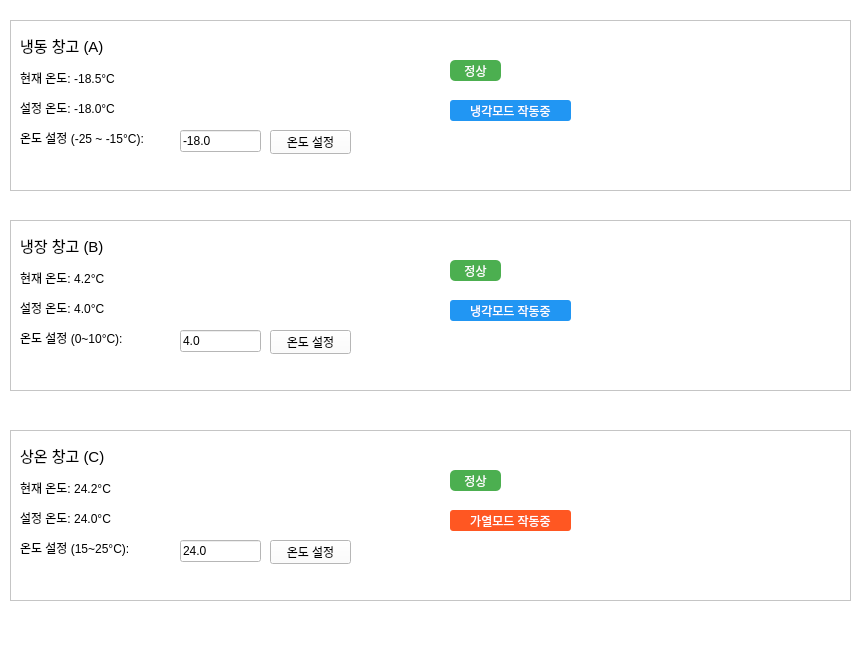
<?xml version="1.0" encoding="UTF-8"?>
<ui version="4.0">
 <class>environment</class>
 <widget class="QWidget" name="environment">
  <property name="geometry">
   <rect>
    <x>0</x>
    <y>0</y>
    <width>861</width>
    <height>651</height>
   </rect>
  </property>
  <property name="windowTitle">
   <string>Form</string>
  </property>
  <property name="styleSheet">
   <string notr="true">background-color: rgb(255, 255, 255);</string>
  </property>
  <widget class="QFrame" name="frame_A">
   <property name="geometry">
    <rect>
     <x>10</x>
     <y>20</y>
     <width>841</width>
     <height>171</height>
    </rect>
   </property>
   <property name="frameShape">
    <enum>QFrame::StyledPanel</enum>
   </property>
   <property name="frameShadow">
    <enum>QFrame::Raised</enum>
   </property>
   <widget class="QLabel" name="label_title_A">
    <property name="geometry">
     <rect>
      <x>10</x>
      <y>10</y>
      <width>391</width>
      <height>31</height>
     </rect>
    </property>
    <property name="font">
     <font>
      <pointsize>11</pointsize>
      <weight>50</weight>
      <bold>false</bold>
     </font>
    </property>
    <property name="text">
     <string>냉동 창고 (A)</string>
    </property>
   </widget>
   <widget class="QLabel" name="label_current_temp_A">
    <property name="geometry">
     <rect>
      <x>10</x>
      <y>50</y>
      <width>151</width>
      <height>16</height>
     </rect>
    </property>
    <property name="text">
     <string>현재 온도: -18.5°C</string>
    </property>
   </widget>
   <widget class="QLabel" name="label_target_temp_A">
    <property name="geometry">
     <rect>
      <x>10</x>
      <y>80</y>
      <width>171</width>
      <height>16</height>
     </rect>
    </property>
    <property name="text">
     <string>설정 온도: -18.0°C</string>
    </property>
   </widget>
   <widget class="QLabel" name="label_6">
    <property name="geometry">
     <rect>
      <x>10</x>
      <y>110</y>
      <width>151</width>
      <height>16</height>
     </rect>
    </property>
    <property name="text">
     <string>온도 설정 (-25 ~ -15°C):</string>
    </property>
   </widget>
   <widget class="QLineEdit" name="input_temp_A">
    <property name="geometry">
     <rect>
      <x>170</x>
      <y>110</y>
      <width>81</width>
      <height>22</height>
     </rect>
    </property>
    <property name="text">
     <string>-18.0</string>
    </property>
   </widget>
   <widget class="QPushButton" name="btn_set_temp_A">
    <property name="geometry">
     <rect>
      <x>260</x>
      <y>110</y>
      <width>81</width>
      <height>24</height>
     </rect>
    </property>
    <property name="text">
     <string>온도 설정</string>
    </property>
   </widget>
   <widget class="QLabel" name="label_status_A">
    <property name="geometry">
     <rect>
      <x>440</x>
      <y>40</y>
      <width>51</width>
      <height>21</height>
     </rect>
    </property>
    <property name="styleSheet">
     <string notr="true">background-color: #4CAF50; color: white; border-radius: 5px; padding: 2px;</string>
    </property>
    <property name="text">
     <string>정상</string>
    </property>
    <property name="alignment">
     <set>Qt::AlignCenter</set>
    </property>
   </widget>
   <widget class="QLabel" name="label_mode_A">
    <property name="geometry">
     <rect>
      <x>440</x>
      <y>80</y>
      <width>121</width>
      <height>21</height>
     </rect>
    </property>
    <property name="styleSheet">
     <string notr="true">background-color: #2196F3; color: white; padding: 3px; border-radius: 3px;</string>
    </property>
    <property name="text">
     <string>냉각모드 작동중</string>
    </property>
    <property name="alignment">
     <set>Qt::AlignCenter</set>
    </property>
   </widget>
  </widget>
  <widget class="QFrame" name="frame_B">
   <property name="geometry">
    <rect>
     <x>10</x>
     <y>220</y>
     <width>841</width>
     <height>171</height>
    </rect>
   </property>
   <property name="frameShape">
    <enum>QFrame::StyledPanel</enum>
   </property>
   <property name="frameShadow">
    <enum>QFrame::Raised</enum>
   </property>
   <widget class="QLabel" name="label_title_B">
    <property name="geometry">
     <rect>
      <x>10</x>
      <y>10</y>
      <width>391</width>
      <height>31</height>
     </rect>
    </property>
    <property name="font">
     <font>
      <pointsize>11</pointsize>
      <weight>50</weight>
      <bold>false</bold>
     </font>
    </property>
    <property name="text">
     <string>냉장 창고 (B)</string>
    </property>
   </widget>
   <widget class="QLabel" name="label_current_temp_B">
    <property name="geometry">
     <rect>
      <x>10</x>
      <y>50</y>
      <width>151</width>
      <height>16</height>
     </rect>
    </property>
    <property name="text">
     <string>현재 온도: 4.2°C</string>
    </property>
   </widget>
   <widget class="QLabel" name="label_target_temp_B">
    <property name="geometry">
     <rect>
      <x>10</x>
      <y>80</y>
      <width>171</width>
      <height>16</height>
     </rect>
    </property>
    <property name="text">
     <string>설정 온도: 4.0°C</string>
    </property>
   </widget>
   <widget class="QLabel" name="label_12">
    <property name="geometry">
     <rect>
      <x>10</x>
      <y>110</y>
      <width>141</width>
      <height>16</height>
     </rect>
    </property>
    <property name="text">
     <string>온도 설정 (0~10°C):</string>
    </property>
   </widget>
   <widget class="QLineEdit" name="input_temp_B">
    <property name="geometry">
     <rect>
      <x>170</x>
      <y>110</y>
      <width>81</width>
      <height>22</height>
     </rect>
    </property>
    <property name="text">
     <string>4.0</string>
    </property>
   </widget>
   <widget class="QPushButton" name="btn_set_temp_B">
    <property name="geometry">
     <rect>
      <x>260</x>
      <y>110</y>
      <width>81</width>
      <height>24</height>
     </rect>
    </property>
    <property name="text">
     <string>온도 설정</string>
    </property>
   </widget>
   <widget class="QLabel" name="label_status_B">
    <property name="geometry">
     <rect>
      <x>440</x>
      <y>40</y>
      <width>51</width>
      <height>21</height>
     </rect>
    </property>
    <property name="styleSheet">
     <string notr="true">background-color: #4CAF50; color: white; border-radius: 5px; padding: 2px;</string>
    </property>
    <property name="text">
     <string>정상</string>
    </property>
    <property name="alignment">
     <set>Qt::AlignCenter</set>
    </property>
   </widget>
   <widget class="QLabel" name="label_mode_B">
    <property name="geometry">
     <rect>
      <x>440</x>
      <y>80</y>
      <width>121</width>
      <height>21</height>
     </rect>
    </property>
    <property name="styleSheet">
     <string notr="true">background-color: #2196F3; color: white; padding: 3px; border-radius: 3px;</string>
    </property>
    <property name="text">
     <string>냉각모드 작동중</string>
    </property>
    <property name="alignment">
     <set>Qt::AlignCenter</set>
    </property>
   </widget>
  </widget>
  <widget class="QFrame" name="frame_C">
   <property name="geometry">
    <rect>
     <x>10</x>
     <y>430</y>
     <width>841</width>
     <height>171</height>
    </rect>
   </property>
   <property name="frameShape">
    <enum>QFrame::StyledPanel</enum>
   </property>
   <property name="frameShadow">
    <enum>QFrame::Raised</enum>
   </property>
   <widget class="QLabel" name="label_title_C">
    <property name="geometry">
     <rect>
      <x>10</x>
      <y>10</y>
      <width>391</width>
      <height>31</height>
     </rect>
    </property>
    <property name="font">
     <font>
      <pointsize>11</pointsize>
      <weight>50</weight>
      <bold>false</bold>
     </font>
    </property>
    <property name="text">
     <string>상온 창고 (C)</string>
    </property>
   </widget>
   <widget class="QLabel" name="label_current_temp_C">
    <property name="geometry">
     <rect>
      <x>10</x>
      <y>50</y>
      <width>151</width>
      <height>16</height>
     </rect>
    </property>
    <property name="text">
     <string>현재 온도: 24.2°C</string>
    </property>
   </widget>
   <widget class="QLabel" name="label_target_temp_C">
    <property name="geometry">
     <rect>
      <x>10</x>
      <y>80</y>
      <width>171</width>
      <height>16</height>
     </rect>
    </property>
    <property name="text">
     <string>설정 온도: 24.0°C</string>
    </property>
   </widget>
   <widget class="QLabel" name="label_18">
    <property name="geometry">
     <rect>
      <x>10</x>
      <y>110</y>
      <width>141</width>
      <height>16</height>
     </rect>
    </property>
    <property name="text">
     <string>온도 설정 (15~25°C):</string>
    </property>
   </widget>
   <widget class="QLineEdit" name="input_temp_C">
    <property name="geometry">
     <rect>
      <x>170</x>
      <y>110</y>
      <width>81</width>
      <height>22</height>
     </rect>
    </property>
    <property name="text">
     <string>24.0</string>
    </property>
   </widget>
   <widget class="QPushButton" name="btn_set_temp_C">
    <property name="geometry">
     <rect>
      <x>260</x>
      <y>110</y>
      <width>81</width>
      <height>24</height>
     </rect>
    </property>
    <property name="text">
     <string>온도 설정</string>
    </property>
   </widget>
   <widget class="QLabel" name="label_status_C">
    <property name="geometry">
     <rect>
      <x>440</x>
      <y>40</y>
      <width>51</width>
      <height>21</height>
     </rect>
    </property>
    <property name="styleSheet">
     <string notr="true">background-color: #4CAF50; color: white; border-radius: 5px; padding: 2px;</string>
    </property>
    <property name="text">
     <string>정상</string>
    </property>
    <property name="alignment">
     <set>Qt::AlignCenter</set>
    </property>
   </widget>
   <widget class="QLabel" name="label_mode_C">
    <property name="geometry">
     <rect>
      <x>440</x>
      <y>80</y>
      <width>121</width>
      <height>21</height>
     </rect>
    </property>
    <property name="styleSheet">
     <string notr="true">background-color: #FF5722; color: white; padding: 3px; border-radius: 3px;</string>
    </property>
    <property name="text">
     <string>가열모드 작동중</string>
    </property>
    <property name="alignment">
     <set>Qt::AlignCenter</set>
    </property>
   </widget>
  </widget>
 </widget>
 <resources/>
 <connections/>
</ui>
